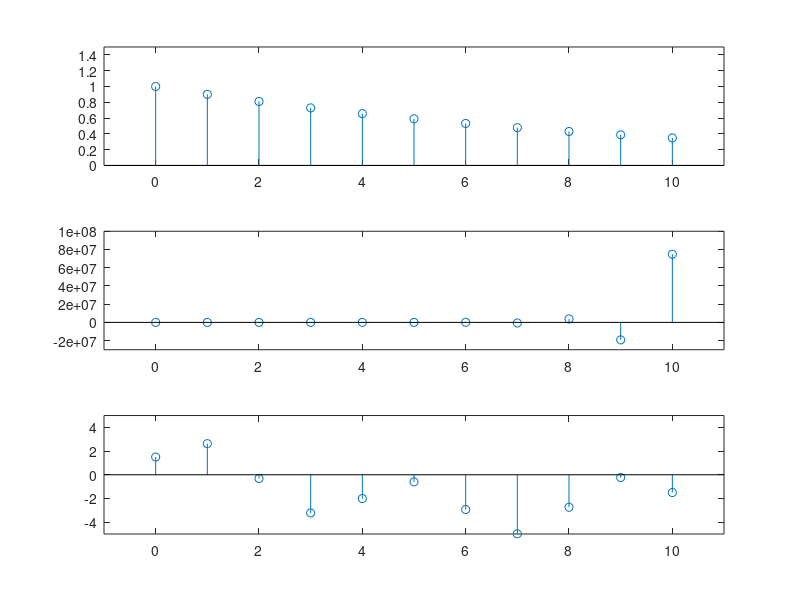

MATLAB code for this plot: (Note: this script raises an error after producing the figure.)
%Real-valued exponential sequence
n = [0:10];
x = (0.9).^n;
subplot(3,1,1)
stem(n,x)
axis([-1 11 0 1.5])
%Complex-valued exponential sequence
n = [0:10];
x = exp((2+3j)*n);
subplot(3,1,2)
stem(n,x)
axis([-1 11 (-3*10^7) (10*10^7)])
%sinusoidal sequence
n = [0:10];
x = 3*cos(0.1*pi*n+pi/3) + 2*sin(0.5*pi*n);
subplot(3,1,3)
stem(n,x)
axis([-1 11 -5 5])
%periodic sequence
xtilde = x' * ones(1,P); % P columns of x; x is a row vector
xtilde = xtilde(:); % long column vector
xtilde = xtilde'; % long row vecto



